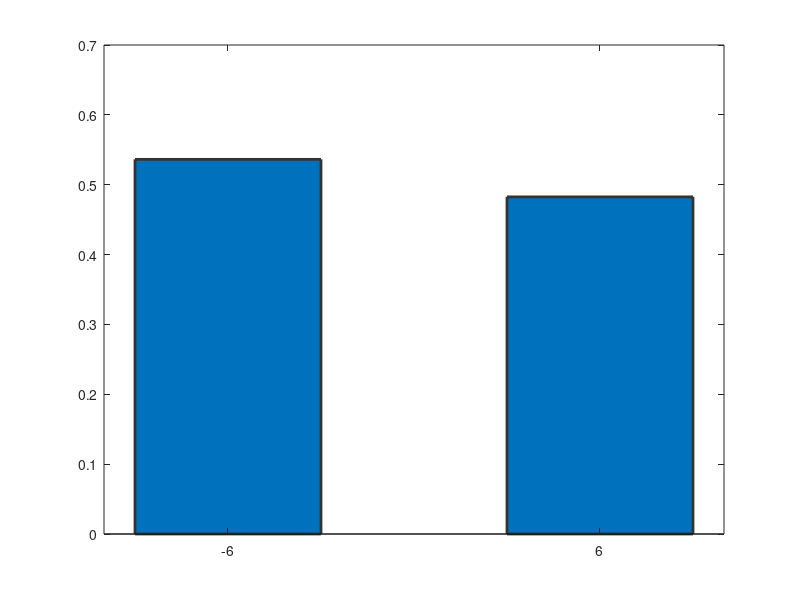

Write the MATLAB code that produced this figure. (Note: this script raises an error after producing the figure.)
load('EXP1.mat')
graycolor = [0.2 0.2 0.2];
uniqsub = unique(data.subjects);
uniqcon = unique(data.condition).';
nsub = length(uniqsub);
ncond = length(uniqcon);

perf = nan(nsub,ncond);
for isub = 1:nsub
    for icond = 1:ncond
        idx = (data.subjects==uniqsub(isub)) & (data.condition==uniqcon(icond));
        perf(isub,icond) = mean(data.correct(idx));
    end
end
 
mPerf = mean(perf);
sPerf = std(perf)/sqrt(nsub);

figure();
xlim([-10 10]);
b = bar(uniqcon,mPerf,'barWidth',0.5,'LineWidth',2,'EdgeColor',graycolor,'FaceAlpha',0.6,'FaceColor',graycolor);  
hold on 
errorbar(uniqcon,mPerf,sPerf,sPerf,'.','LineWidth',2,'Color',graycolor);
plot(get(gca,'Xlim'),[0.5 0.5],'--','LineWidth',1.2,'Color',graycolor);
plot([0,0],[0.4,0.6],'-','LineWidth',2,'Color',graycolor);
ylim([0.4,0.6]);
xlabel('Foil distance from Target (deg)');
ylabel('Accuracy');
set(gca,'linewidth',3,'FontName','Helvectica','FontSize',12,'box','on')
title('Figure1c')
